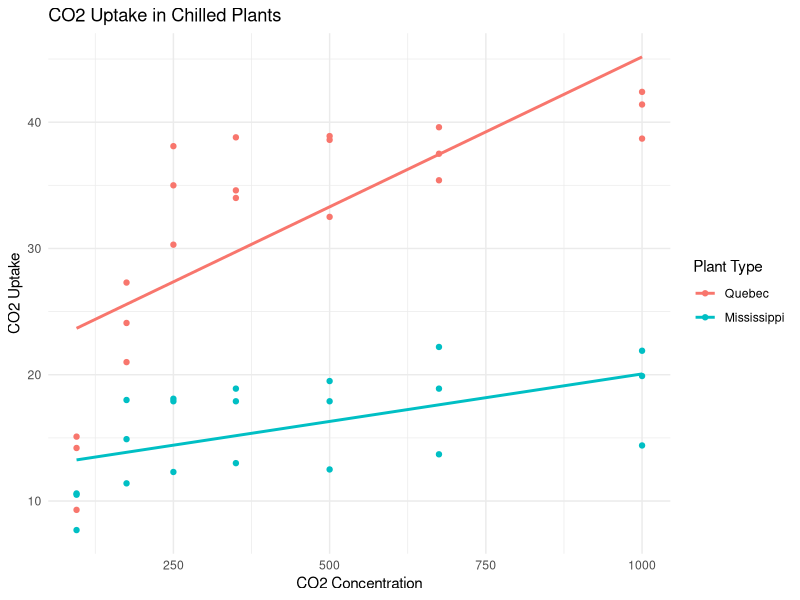
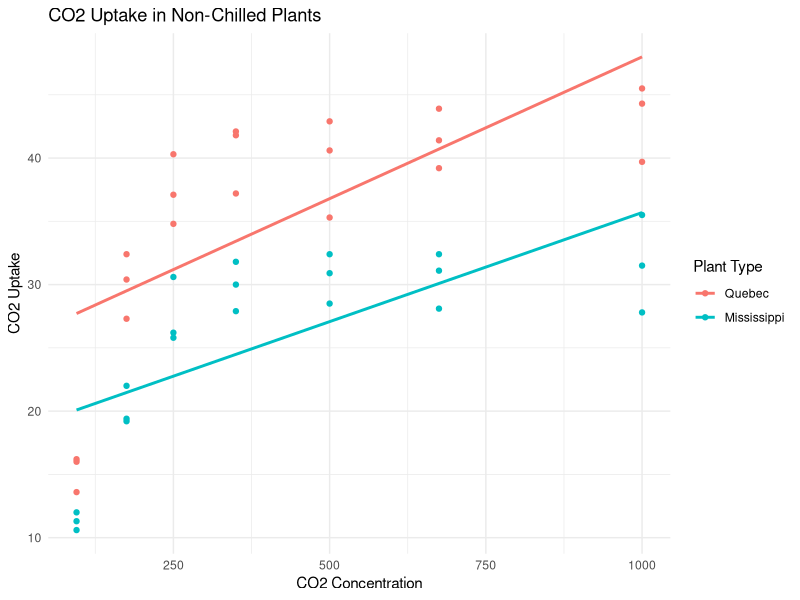

R code for these plots, in order:
## ---- chunk 1
library(ggplot2)
## ---- chunk 2
# Load required dataset
data("CO2")

# Remove rows with missing values for plotting
data <- na.omit(CO2)

# View first few rows of the dataset
head(CO2)
## ---- chunk 3
co2_chilled <- subset(data, Treatment == "chilled")

ggplot(co2_chilled, aes(x = conc, y = uptake, color = Type)) +
  geom_point() +
  geom_smooth(method = "lm", se = FALSE) +
  labs(
    title = "CO2 Uptake in Chilled Plants",
    x = "CO2 Concentration", y = "CO2 Uptake",
    color = "Plant Type"
  ) +
  theme_minimal()

## ---- chunk 4
#Creating subset with non-chilled data
co2_nonchilled <- subset(CO2, Treatment == "nonchilled")

# Plotting the non-chilled data.
ggplot(co2_nonchilled, aes(x = conc, y = uptake, color = Type)) +
  geom_point() +
  geom_smooth(method = "lm", se = FALSE) +
  labs(
    title = "CO2 Uptake in Non-Chilled Plants",
    x = "CO2 Concentration",
    y = "CO2 Uptake",
    color = "Plant Type"
  ) +
  theme_minimal()
